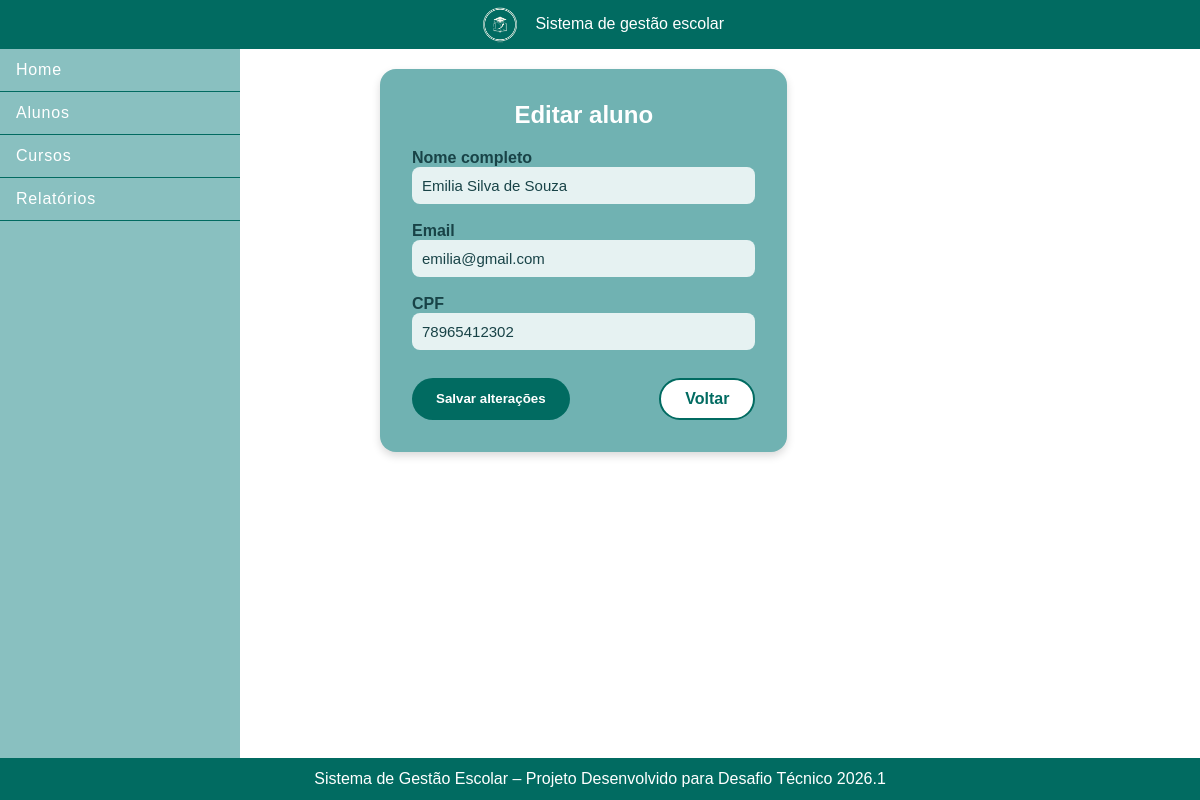
/alunos/editar/78965412302/, run on the app's committed database.
### escola/models.py (models this page shows, shortened)
class Aluno(models.Model):
    nome = models.CharField(max_length=100)
    email = models.EmailField(unique = True)
    cpf = models.CharField(max_length=11, unique=True)
    data_ingresso = models.DateTimeField(auto_now_add=True)

### escola/views.py (the view, shortened to what this page needs)
# urls.py: path("alunos/editar/<str:cpf>/", views.editar_aluno, name="editar_aluno"),
def editar_aluno(request, cpf):
    aluno = AlunoService.obter_aluno_por_cpf(cpf)
    return render(request, "escola/editar_aluno.html", {"aluno": aluno})

### escola/services/alunoservices.py (called while the page is built)
    @staticmethod
    def obter_aluno_por_cpf(cpf):
        return Aluno.objects.get(cpf=cpf)

### escola/templates/escola/editar_aluno.html (shortened to what this page needs)
{% extends 'escola/base.html' %}
{% load static %}
{% block content %}
<section class="cadastro-container">
    <h2>Editar aluno</h2>
    <form method="POST" class="formulario-cadastro">
        <div class="campo">
            <label>Nome completo</label>
            <input type="text" name="nome" value="{{ aluno.nome }}" required>
        </div>
        <div class="campo">
            <label>Email</label>
            <input type="email" name="email" value="{{ aluno.email }}" required>
        </div>
        <div class="campo">
            <label>CPF</label>
            <input type="text" name="cpf" value="{{ aluno.cpf }}" readonly>
        </div>
        <div class="botoes">
            <button type="submit" class="btn-principal">Salvar alterações</button>
            <a href="{% url 'alunos' %}" class="btn-secundario">Voltar</a>
        </div>
    </form>
</section>
{% endblock %}

### escola/static/escola/css/base.css (style rules this page uses)
html { height: 100%; }
* { margin: 0; padding: 0; box-sizing: border-box; }
body { display: flex; flex-direction: column; min-height: 100vh; font-family: 'Manrope', sans-serif; }

### escola/static/escola/css/cadastrar_aluno.css (style rules this page uses)
.cadastro-container { max-width: 600px; margin: 0 auto; padding: 32px; background: #70B2B2; border-radius: 16px; box-shadow: 0 4px 8px rgba(0,0,0,0.15); }
.cadastro-container h2 { color: white; text-align: center; margin-bottom: 20px; }
.formulario-cadastro { display: flex; flex-direction: column; gap: 18px; }
.campo label { color: #184347; font-weight: 600; }
.campo input { width: 100%; padding: 10px; border-radius: 8px; border: none; background: #e6f2f2; color: #184347; font-size: 15px; }
.botoes { display: flex; justify-content: space-between; margin-top: 10px; }
.btn-principal { padding: 10px 24px; background: #016B61; color: white; border-radius: 999px; border: none; cursor: pointer; font-weight: 600; }
.btn-secundario { padding: 10px 24px; background: white; color: #016B61; border-radius: 999px; border: 2px solid #016B61; font-weight: 600; text-decoration: none; }

### data on the page
Aluno: nome "Emilia Silva de Souza", email "emilia@gmail.com", cpf "78965412302"
